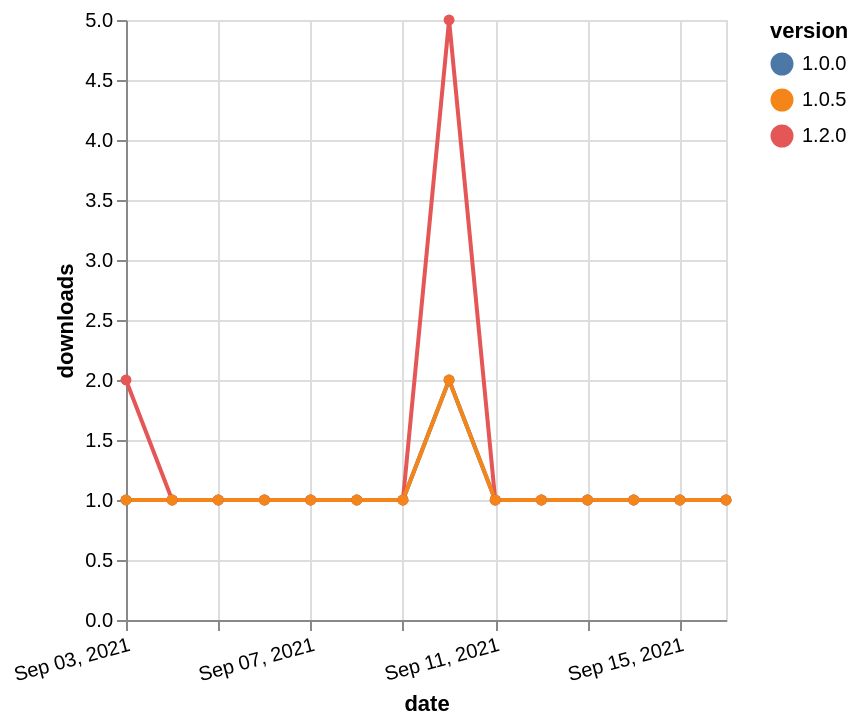

Source (Vega-Lite JSON):
### Vega-Lite specification from a JSON file in a GitHub repository (floating-point values rounded to 4 significant figures)
{"$schema": "https://vega.github.io/schema/vega-lite/v5.json", "description": "A simple bar chart with embedded data.", "data": {"values": [{"date": "2021-09-03", "total": 147, "delta": 1, "version": "1.0.0"}, {"date": "2021-09-04", "total": 148, "delta": 1, "version": "1.0.0"}, {"date": "2021-09-05", "total": 149, "delta": 1, "version": "1.0.0"}, {"date": "2021-09-06", "total": 150, "delta": 1, "version": "1.0.0"}, {"date": "2021-09-07", "total": 151, "delta": 1, "version": "1.0.0"}, {"date": "2021-09-08", "total": 152, "delta": 1, "version": "1.0.0"}, {"date": "2021-09-09", "total": 153, "delta": 1, "version": "1.0.0"}, {"date": "2021-09-10", "total": 155, "delta": 2, "version": "1.0.0"}, {"date": "2021-09-11", "total": 156, "delta": 1, "version": "1.0.0"}, {"date": "2021-09-12", "total": 157, "delta": 1, "version": "1.0.0"}, {"date": "2021-09-13", "total": 158, "delta": 1, "version": "1.0.0"}, {"date": "2021-09-14", "total": 159, "delta": 1, "version": "1.0.0"}, {"date": "2021-09-15", "total": 160, "delta": 1, "version": "1.0.0"}, {"date": "2021-09-16", "total": 161, "delta": 1, "version": "1.0.0"}, {"date": "2021-09-03", "total": 125, "delta": 2, "version": "1.2.0"}, {"date": "2021-09-04", "total": 126, "delta": 1, "version": "1.2.0"}, {"date": "2021-09-05", "total": 127, "delta": 1, "version": "1.2.0"}, {"date": "2021-09-06", "total": 128, "delta": 1, "version": "1.2.0"}, {"date": "2021-09-07", "total": 129, "delta": 1, "version": "1.2.0"}, {"date": "2021-09-08", "total": 130, "delta": 1, "version": "1.2.0"}, {"date": "2021-09-09", "total": 131, "delta": 1, "version": "1.2.0"}, {"date": "2021-09-10", "total": 136, "delta": 5, "version": "1.2.0"}, {"date": "2021-09-11", "total": 137, "delta": 1, "version": "1.2.0"}, {"date": "2021-09-12", "total": 138, "delta": 1, "version": "1.2.0"}, {"date": "2021-09-13", "total": 139, "delta": 1, "version": "1.2.0"}, {"date": "2021-09-14", "total": 140, "delta": 1, "version": "1.2.0"}, {"date": "2021-09-15", "total": 141, "delta": 1, "version": "1.2.0"}, {"date": "2021-09-16", "total": 142, "delta": 1, "version": "1.2.0"}, {"date": "2021-09-03", "total": 131, "delta": 1, "version": "1.0.5"}, {"date": "2021-09-04", "total": 132, "delta": 1, "version": "1.0.5"}, {"date": "2021-09-05", "total": 133, "delta": 1, "version": "1.0.5"}, {"date": "2021-09-06", "total": 134, "delta": 1, "version": "1.0.5"}, {"date": "2021-09-07", "total": 135, "delta": 1, "version": "1.0.5"}, {"date": "2021-09-08", "total": 136, "delta": 1, "version": "1.0.5"}, {"date": "2021-09-09", "total": 137, "delta": 1, "version": "1.0.5"}, {"date": "2021-09-10", "total": 139, "delta": 2, "version": "1.0.5"}, {"date": "2021-09-11", "total": 140, "delta": 1, "version": "1.0.5"}, {"date": "2021-09-12", "total": 141, "delta": 1, "version": "1.0.5"}, {"date": "2021-09-13", "total": 142, "delta": 1, "version": "1.0.5"}, {"date": "2021-09-14", "total": 143, "delta": 1, "version": "1.0.5"}, {"date": "2021-09-15", "total": 144, "delta": 1, "version": "1.0.5"}, {"date": "2021-09-16", "total": 145, "delta": 1, "version": "1.0.5"}]}, "width": "container", "mark": {"type": "line", "point": {"filled": true}}, "encoding": {"x": {"field": "date", "type": "temporal", "timeUnit": "yearmonthdate", "title": "date", "axis": {"labelAngle": -15}}, "y": {"field": "delta", "type": "quantitative", "title": "downloads"}, "color": {"field": "version", "type": "nominal"}, "tooltip": {"field": "delta"}}}
